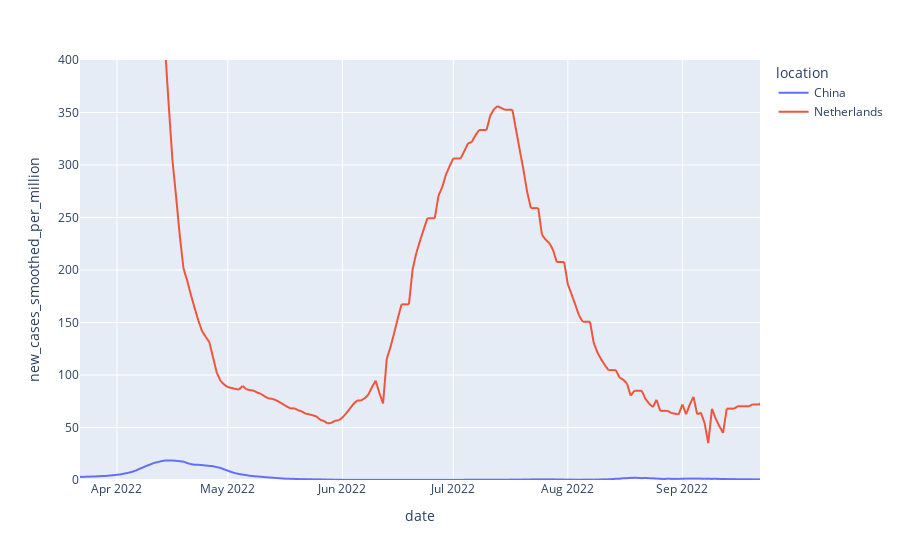

Write notebook code for a chart like this one.
### Code cell
fig = px.line(Covid_China, x='date', y= 'new_cases_smoothed_per_million' ,color='location',
                range_x= ['2022-03-22', '2022-09-22'], range_y=[0,400] )

fig.show()

### Figure 1 — Plotly figure (JSON) as saved in the notebook; plotly's stock layout.template omitted (floating-point values rounded to 4 significant figures; data arrays with more than 128 entries replaced by an {"elided": "..."} marker saying what was removed)
{"data": [{"hovertemplate": "location=China<br>date=%{x}<br>new_cases_smoothed_per_million=%{y}<extra></extra>", "legendgroup": "China", "line": {"color": "#636efa", "dash": "solid"}, "marker": {"symbol": "circle"}, "mode": "lines", "name": "China", "showlegend": true, "type": "scattergl", "x": {"elided": "994 str values"}, "xaxis": "x", "y": {"elided": "994 float values"}, "yaxis": "y"}, {"hovertemplate": "location=Netherlands<br>date=%{x}<br>new_cases_smoothed_per_million=%{y}<extra></extra>", "legendgroup": "Netherlands", "line": {"color": "#EF553B", "dash": "solid"}, "marker": {"symbol": "circle"}, "mode": "lines", "name": "Netherlands", "showlegend": true, "type": "scattergl", "x": {"elided": "958 str values"}, "xaxis": "x", "y": {"elided": "958 float values"}, "yaxis": "y"}], "layout": {"legend": {"title": {"text": "location"}, "tracegroupgap": 0}, "margin": {"t": 60}, "xaxis": {"anchor": "y", "domain": [0, 1], "range": ["2022-03-22", "2022-09-22"], "title": {"text": "date"}}, "yaxis": {"anchor": "x", "domain": [0, 1], "range": [0, 400], "title": {"text": "new_cases_smoothed_per_million"}}}}
